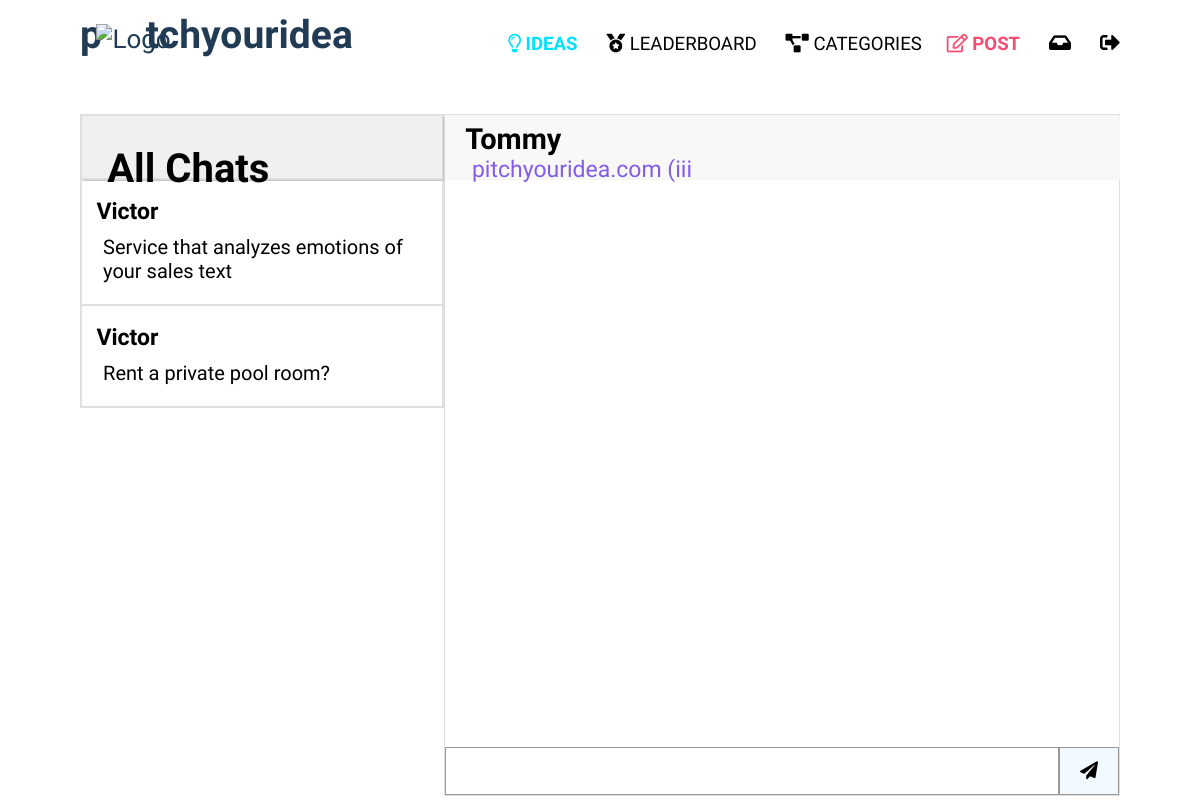
/70/3/2 (signed in), run on an earlier commit of the app's database.
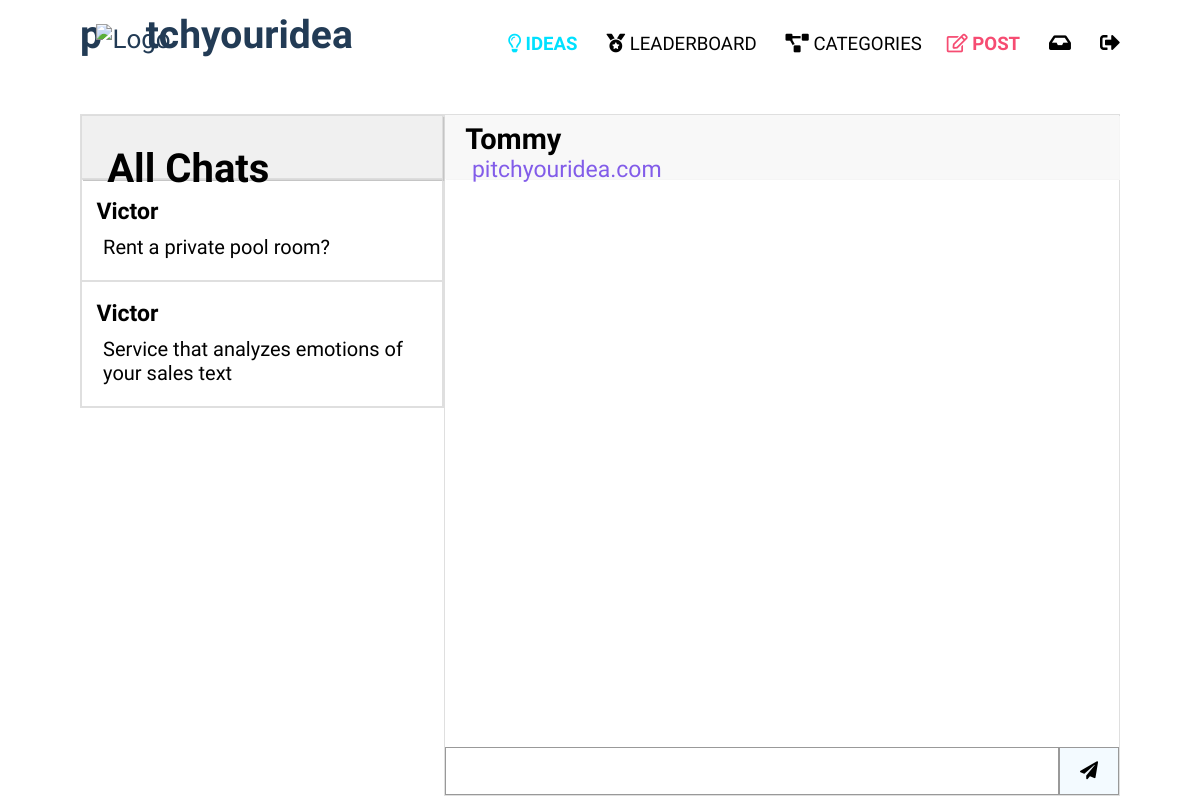
And on a later commit of the database.
### website/models.py (models this page shows, shortened)
class Chat(models.Model):
    post = models.ForeignKey(Post, on_delete=models.CASCADE, related_name="postchat")
    owner = models.ForeignKey(User, on_delete=models.CASCADE, related_name="postowner")
    visitor = models.ForeignKey(User, on_delete=models.CASCADE, related_name="postvisitor")
    timestamp = models.DateTimeField(auto_now_add=True, null=True)
    notification = models.CharField(max_length=64, default='')
    lastsent = models.ForeignKey(User, on_delete=models.CASCADE, related_name="lastsentuser", null=True)

class User(AbstractUser):
    USERNAME_FIELD = 'email'
    email = models.EmailField(('email address'), unique=True)
    REQUIRED_FIELDS = ['username']

class Post(models.Model):
    user = models.ForeignKey(User, on_delete=models.CASCADE, related_name="owner")
    title = models.CharField(max_length=64, default='Untitled')
    post = RichTextField(blank=True, null=True)
    image1 = models.ImageField(blank=True, null=True, upload_to="images/")
    image2 = models.ImageField(blank=True, null=True, upload_to="images/")
    image3 = models.ImageField(blank=True, null=True, upload_to="images/")
    image4 = models.ImageField(blank=True, null=True, upload_to="images/")
    image5 = models.ImageField(blank=True, null=True, upload_to="images/")
    category = models.CharField(choices=category_choices, max_length=64, default='Others')
    timestamp = models.DateTimeField(auto_now_add=True)
    editedtrue = models.CharField(max_length=64, default='')
    updated_timestamp = models.DateTimeField(auto_now=True)
    liked = models.ManyToManyField(User, related_name="liked_user")
    favourited = models.ManyToManyField(User, related_name="favourited_user")
    updates = models.IntegerField(default='0', null=True)

### website/views.py (the view)
# urls.py: path("<int:post_id>/<int:owner_id>/<int:visitor_id>", views.chatroom, name="chatroom"),
def chatroom(request, post_id, owner_id, visitor_id):
    chats = Chat.objects.filter(Q(owner=request.user)| Q(visitor = request.user)).order_by('-timestamp')
    other_user = get_object_or_404(User, pk=owner_id)
    post = Post.objects.get(id=post_id)
    messages = Message.objects.filter(
        Q(receiver=request.user, sender=other_user, post=post)
    )
    messages.update(seen=True)
    messages = messages | Message.objects.filter(Q(receiver=other_user, sender=request.user, post=post))
    visitor = User.objects.get(id=visitor_id)
    if Chat.objects.filter(post=post, owner=visitor, visitor=other_user).exists():
        pass
    else:
        if Message.objects.filter(post=post, receiver=other_user, sender=visitor).exists():
            Chat.objects.get_or_create(post=post, owner=other_user, visitor=visitor)
    return render(request, "website/chatroom.html", {
        "other_user": other_user,
        "messages": messages,
        "post": post,
        "visitor": visitor,
        "chats": chats,
    })

### website/templates/website/chatroom.html (shortened to what this page needs)
{% extends 'website/layout2.html' %}
{% load static %}
{% load mathfilters %}
{% load humanize %}
{% load post_tags %}
{% block body %}
        <div class="max-width">
            <div class="allchats">
                <div class="chatslist">
                    <div class="allchatheadingroom">
                        <h2>All Chats</h2>
                    </div>
                    <div>
                        {% for chat in chats %}
                            {% if chat.visitor.id != request.user.id or chat.owner.id != request.user.id %}
                                {% if request.user == chat.owner %}
                                    {% url 'chatroom' chat.post.id chat.visitor.id request.user.id as selecturl %}
                                    <a href="{% url 'chatroom' chat.post.id chat.visitor.id request.user.id%}">
                                        <div class="specificchat">
                                            <p class="username">{{chat.visitor.username}}</p>
                                            <p class="posttitle">{{chat.post.title}} <span>[your idea]</span></p>
                                            <p class="unreceivedmsg">{% if chat.lastsent != request.user %}{{chat.notification}}{% endif %}</p>
                                            </div>
                                    </a>
                                {% else %}
                                    <a href="{% url 'chatroom' chat.post.id chat.owner.id request.user.id %}">
                                        <div class="specificchat">
                                            <p class="username">{{chat.owner.username}}</p>
                                            <p class="posttitle">{{chat.post.title}}</p>
                                            <p class="unreceivedmsg">{% if chat.lastsent != request.user %}{{chat.notification}}{% endif %}</p>
                                        </div>
                                    </a>
                                {% endif %}
                            {% endif %}
                        {% endfor %}
                    </div>
                </div>
                <div class="chat">
                    <div class="chatheading">
                        <h4>{{other_user.username}}</h4>
                        <p><a href="{% url 'idea' post.id %}" title="Idea Details">{{post.title}}</a></p>
                    </div>
                    <div class="container-fluid">
                            <div class="messages-area">
                            </div>
                            <div class="input-area">
                                <input type="textarea" id="message-input">
                                <button id="send-btn"><i class="fa fa-send"></i></button>
                            </div>
                    </div>
                </div>
            </div>
        </div>
{% endblock %}

What changed in the data, as far as the page shows it:
changed Chat "Rent a private pool room?": moves up the list
changed Post: title "pitchyouridea.com (iii" → "pitchyouridea.com"
